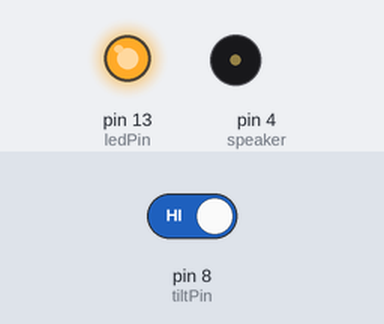
A sketch run on a simulated Arduino Uno, built with avr-gcc and run on an emulated ATmega328P. On the bench: output pins drawn as LEDs (lit = HIGH), buzzer (waves = sounding). The inputs (shaded band) are chosen by the test bench; at power-on: pin 8 (tiltPin) HIGH.

Above: at 2.8 s.
2.9 s: pin 8 (tiltPin) driven LOW
4.5 s: pin 8 (tiltPin) driven HIGH
At 6.9 s:
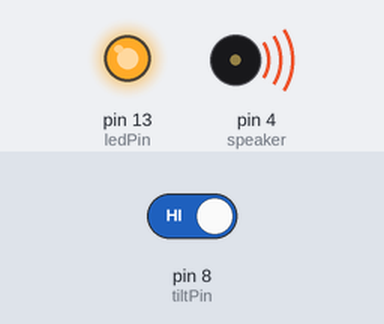
Timing chart, 0 to 8.4 s (numbered marks = the images above; inputs shaded):
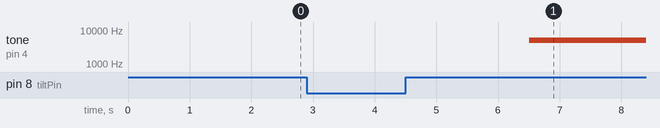

Measured:
- after the input at 4.5 s, tone on pin 4 (speaker): silent → 5000 Hz after 2.0 s

The sketch:

ENGR1411_Project2.ino
```cpp
#include "pitches.h"

const double DELAY = 5.00; //Delay for when the sound activates after you put your head down

int speaker = 4; // the PWM pin the speaker is attached to
int tiltPin = 8; // tilt sensor pin is connected to pin 2
int ledPin = 13; //Pin the LED is attached to
double time = 0.00; //Time for when to start beeping
double time2 = 0.00; //Timer for when to restart time variable

// the setup routine runs once when you press reset:
void setup() {
  pinMode(tiltPin, INPUT); //Set tilt pin as input
  digitalWrite(tiltPin, HIGH); //Calibrate value to high
  pinMode(speaker, OUTPUT); //Set speaker to output
  pinMode(ledPin, OUTPUT); //Set led to output
  digitalWrite(ledPin, HIGH); //Turn LED on
}

// the loop routine runs over and over again forever:
void loop() {
  if(digitalRead(tiltPin)) { //Check if the tilt sensor is tilted
      if(time < DELAY) { //Check if we have reached DELAY yet
        time = time+1; //Increment if not
        delay(1000); //Wait
      }

      else{
        tone(speaker, 5000, 4); //Play tone if we have
        time2 = 0.00; //Reset time2 timer
      }
  } else { //If the tilt sensor is not tilted
    noTone(speaker); //Turn speaker off
    if(time2 > 2) {
      time = 0.00; //Reset time after 2 seconds
    } else {
      time2 += 0.01; //Increment if it hasn't been tilted 2 seconds
      delay(10); //Delay
    }

  }
}
```

pitches.h
```cpp
/*************************************************

 * Public Constants

 *************************************************/

#define NOTE_B0  31
#define NOTE_C1  33
#define NOTE_CS1 35
#define NOTE_D1  37
#define NOTE_DS1 39
#define NOTE_E1  41
#define NOTE_F1  44
#define NOTE_FS1 46
#define NOTE_G1  49
#define NOTE_GS1 52
#define NOTE_A1  55
#define NOTE_AS1 58
#define NOTE_B1  62
#define NOTE_C2  65
#define NOTE_CS2 69
#define NOTE_D2  73
#define NOTE_DS2 78
#define NOTE_E2  82
#define NOTE_F2  87
#define NOTE_FS2 93
#define NOTE_G2  98
#define NOTE_GS2 104
#define NOTE_A2  110
#define NOTE_AS2 117
#define NOTE_B2  123
#define NOTE_C3  131
#define NOTE_CS3 139
#define NOTE_D3  147
#define NOTE_DS3 156
#define NOTE_E3  165
#define NOTE_F3  175
#define NOTE_FS3 185
#define NOTE_G3  196
#define NOTE_GS3 208
#define NOTE_A3  220
#define NOTE_AS3 233
#define NOTE_B3  247
#define NOTE_C4  262
#define NOTE_CS4 277
#define NOTE_D4  294
#define NOTE_DS4 311
#define NOTE_E4  330
#define NOTE_F4  349
#define NOTE_FS4 370
#define NOTE_G4  392
#define NOTE_GS4 415
#define NOTE_A4  440
#define NOTE_AS4 466
#define NOTE_B4  494
#define NOTE_C5  523
#define NOTE_CS5 554
#define NOTE_D5  587
#define NOTE_DS5 622
#define NOTE_E5  659
#define NOTE_F5  698
#define NOTE_FS5 740
#define NOTE_G5  784
#define NOTE_GS5 831
#define NOTE_A5  880
#define NOTE_AS5 932
#define NOTE_B5  988
#define NOTE_C6  1047
#define NOTE_CS6 1109
#define NOTE_D6  1175
#define NOTE_DS6 1245
#define NOTE_E6  1319
#define NOTE_F6  1397
#define NOTE_FS6 1480
#define NOTE_G6  1568
#define NOTE_GS6 1661
#define NOTE_A6  1760
#define NOTE_AS6 1865
#define NOTE_B6  1976
#define NOTE_C7  2093
#define NOTE_CS7 2217
#define NOTE_D7  2349
#define NOTE_DS7 2489
#define NOTE_E7  2637
#define NOTE_F7  2794
#define NOTE_FS7 2960
#define NOTE_G7  3136
#define NOTE_GS7 3322
#define NOTE_A7  3520
#define NOTE_AS7 3729
#define NOTE_B7  3951
#define NOTE_C8  4186
#define NOTE_CS8 4435
#define NOTE_D8  4699
#define NOTE_DS8 4978
```
